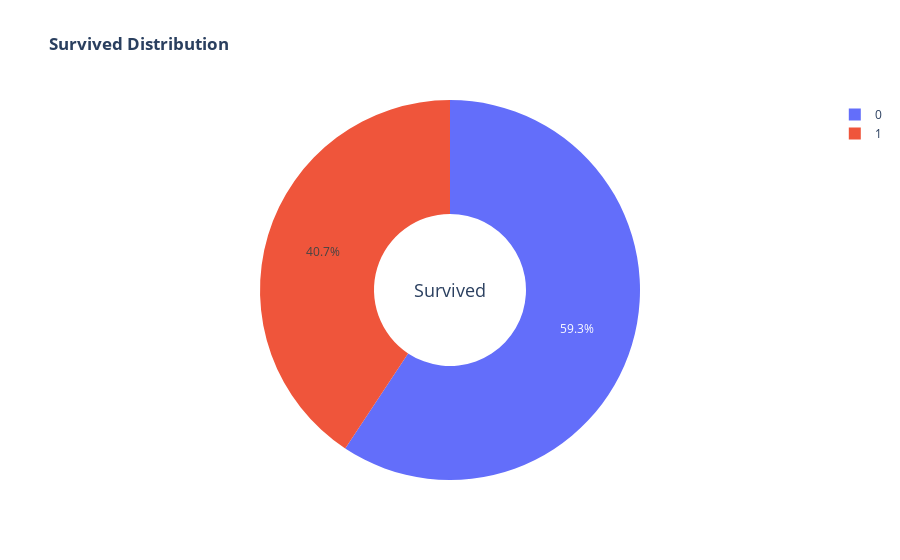

Notebook source saved alongside this figure:
### Code cell
fig=px.pie(
    df,names="Survived",
    title="<b> Survived Distribution</b>",
    #color_discrete_sequence=px.colors.qualitative.Pastel,
    color_discrete_map={"0":"blue",
                        "1":"red"},
    category_orders={"Survived":["0","1"]},
    hole=0.4,
    )
fig.update_layout(annotations=[dict(text='Survived', x=0.5, y=0.5, font_size=18, showarrow=False)])

### Figure 1 — Plotly figure (JSON) as saved in the notebook; plotly's stock layout.template omitted (floating-point values rounded to 4 significant figures; data arrays with more than 128 entries replaced by an {"elided": "..."} marker saying what was removed)
{"data": [{"direction": "clockwise", "domain": {"x": [0, 1], "y": [0, 1]}, "hole": 0.4, "hovertemplate": "Survived=%{label}<extra></extra>", "labels": {"elided": "769 int values"}, "legendgroup": "", "name": "", "showlegend": true, "sort": false, "type": "pie"}], "layout": {"annotations": [{"font": {"size": 18}, "showarrow": false, "text": "Survived", "x": 0.5, "y": 0.5}], "legend": {"tracegroupgap": 0}, "title": {"text": "<b> Survived Distribution</b>"}}}
